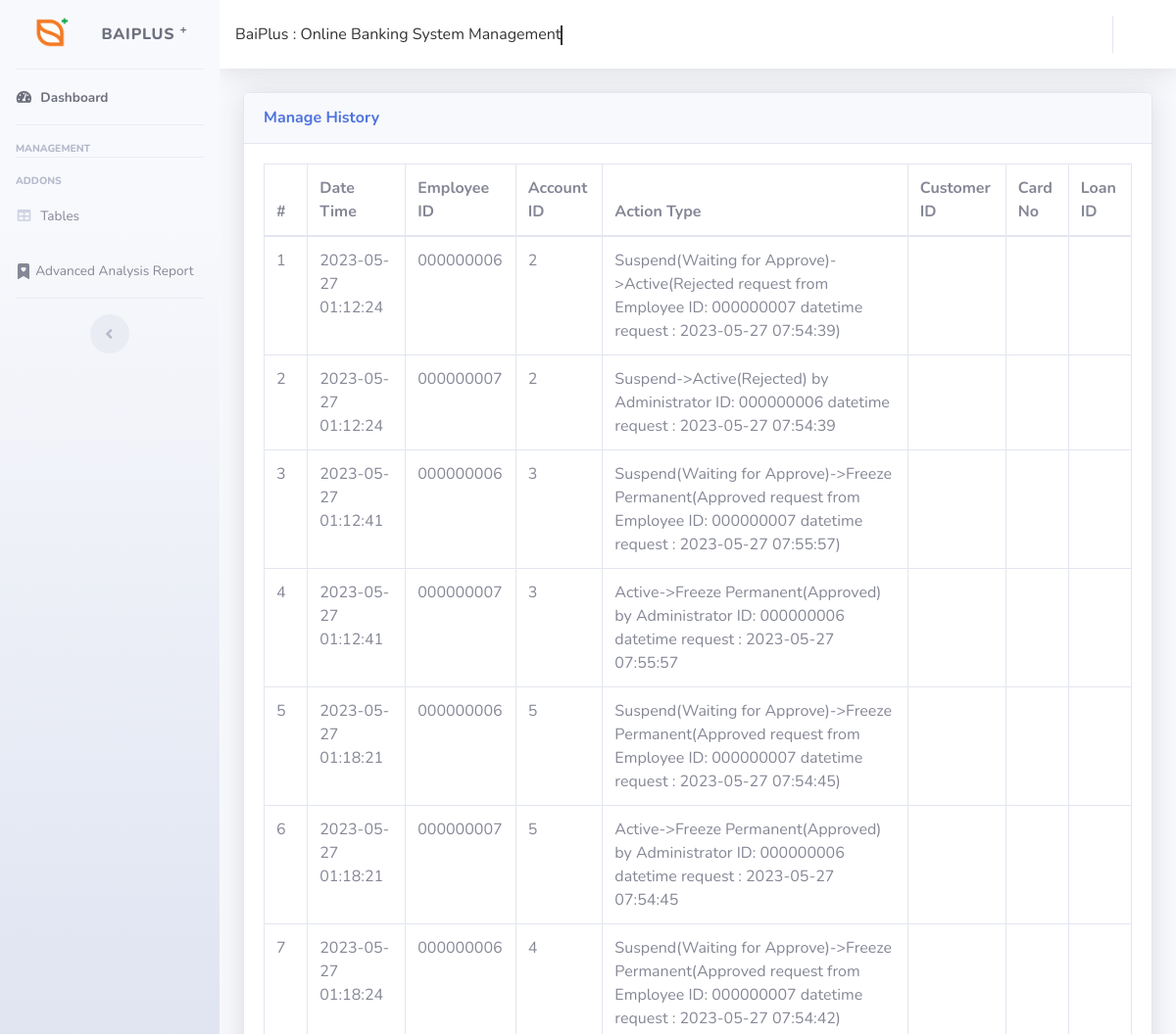
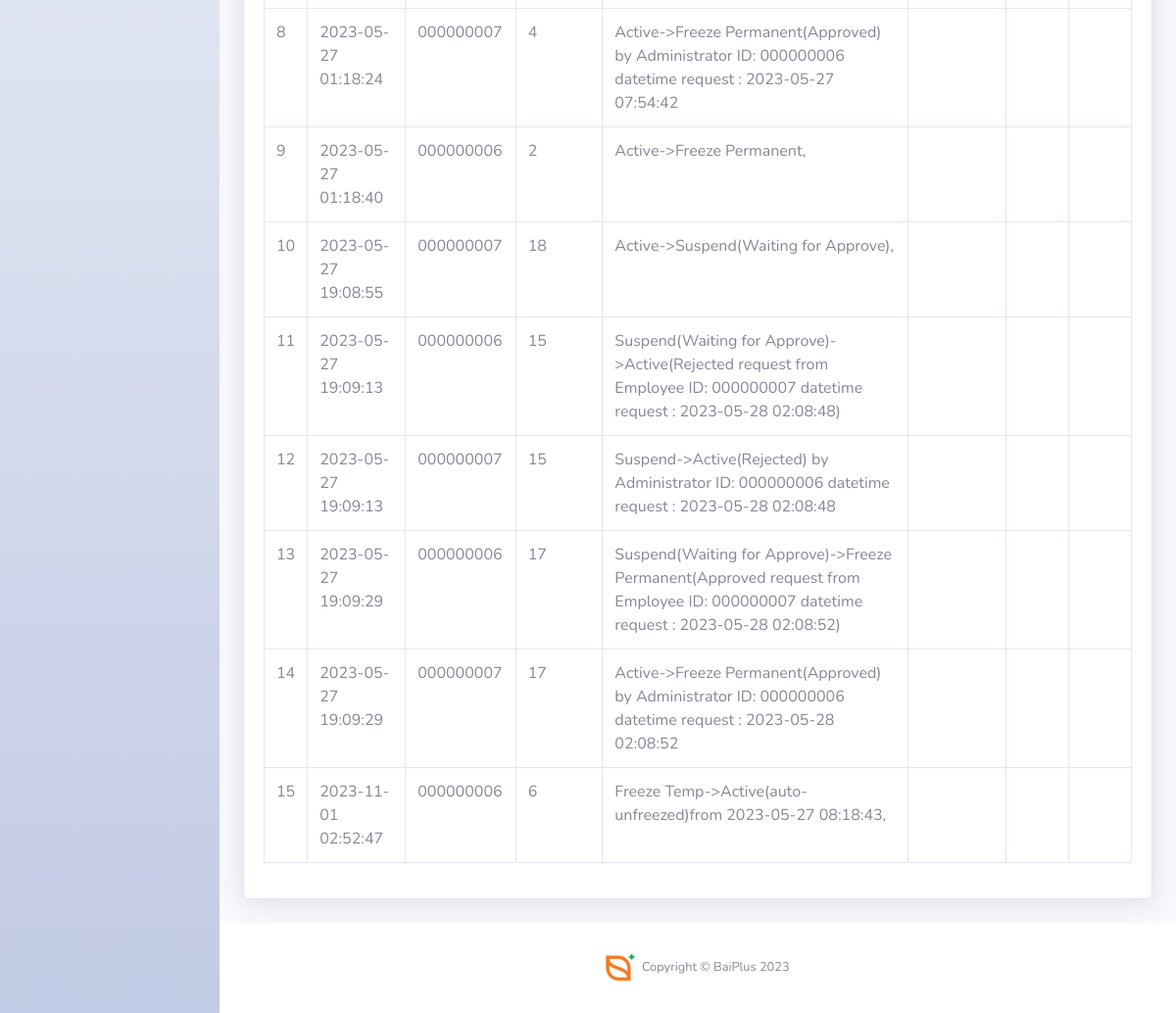
/public_admin/managehistory.php, run on the app's committed database (2 pictures, top to bottom).
### tables this page shows
CREATE TABLE `managehistory` (
  `datetime` timestamp NOT NULL DEFAULT current_timestamp() ON UPDATE current_timestamp(),
  `employee_id` char(9) NOT NULL,
  `account_id` int(10) UNSIGNED ZEROFILL NOT NULL,
  `action_type` varchar(9999) NOT NULL,
  `customer_ID` char(13) DEFAULT NULL,
  `card_no` char(16) DEFAULT NULL,
  `loan_id` char(16) DEFAULT NULL,
  `readed` int(50) NOT NULL
);

### public_admin/managehistory.php (the view, shortened to what this page needs)
<?php
require_once "db.php";
?>
<!DOCTYPE html>
<html lang="en">
<head>
    <link href="vendor/fontawesome-free/css/all.min.css" rel="stylesheet" type="text/css">
    <link href="css/sb-admin-2.min.css" rel="stylesheet">
    <link href="vendor/datatables/dataTables.bootstrap4.min.css" rel="stylesheet">
</head>
<body id="page-top">
    <div id="wrapper">
        <ul class="navbar-nav bg-gradient-light sidebar sidebar-light accordion" id="accordionSidebar">
            <a class="sidebar-brand d-flex align-items-center justify-content-center" href="index.php">
                <div class="sidebar-brand-icon rotate-n-0">
                    <img src="img\baiplus_logo.png.png" alt="baiplus_logo" width="71">
                </div>
                <div class="sidebar-brand-text mx-3">BaiPlus <sup>+</sup></div>
            </a>
            <hr class="sidebar-divider my-0">
            <li class="nav-item active">
                <a class="nav-link" href="index.php">
                    <i class="fas fa-fw fa-tachometer-alt"></i>
                    <span>Dashboard</span></a>
            </li>
            <hr class="sidebar-divider">
            <div class="sidebar-heading">
                Management
            </div>
            <hr class="sidebar-divider">
            <div class="sidebar-heading">
                Addons
            </div>
            <li class="nav-item">
                        <a class="nav-link" href="table.php">
                            <i class="fas fa-fw fa-table"></i>
                            <span>Tables</span></a>
                    </li>
                    <li class="nav-item">
                        <a class="nav-link" href="advance.php">
                            <span>Advanced Analysis Report</span></a>
                    </li>
            <hr class="sidebar-divider d-none d-md-block">
            <div class="text-center d-none d-md-inline">
                <button class="rounded-circle border-0" id="sidebarToggle"></button>
            </div>
        </ul>
        <div id="content-wrapper" class="d-flex flex-column">
            <div id="content">
                <nav class="navbar navbar-expand navbar-light bg-white topbar mb-4 static-top shadow">
                    <div class="top-tools-bar">
                        <h1 class="animated-text" style="margin-top: 10px;">BaiPlus : Online Banking System Management</h1>
                    </div>
                    <ul class="navbar-nav ml-auto">
                        <li class="nav-item dropdown no-arrow">
                            <a class="nav-link dropdown-toggle" href="#" id="userDropdown" role="button" data-toggle="dropdown" aria-haspopup="true" aria-expanded="false">
                            </a>
                        </li>
                    </ul>
                </nav>
                <div class="page-transition-scale-in">
                    <div class="container-fluid">
                        <div class="row">
                            <div class="col-xl-12 col-lg-7">
                                <div class="card shadow mb-4">
                                    <div class="card-header py-3">
                                        <h6 class="m-0 font-weight-bold text-primary">Manage History</h6>
                                    </div>
                                    <div class="card-body">
                                        <form action="edit.php" method="POST" enctype="multipart/form-data">
                                            <div class="table-responsive">
                                                <table class="table table-bordered" id="dataTable" width="100%" cellspacing="0">
                                                    <thead>
                                                        <tr>
                                                            <th scope="col">#</th>
                                                            <th scope="col" width="100px">Date Time</th>
                                                            <th scope="col">Employee ID</th>
                                                            <th scope="col">Account ID</th>
                                                            <th scope="col">Action Type</th>
                                                            <th scope="col">Customer ID</th>
                                                            <th scope="col">Card No</th>
                                                            <th scope="col">Loan ID</th>
                                                        </tr>
                                                    </thead>
                                                    <tbody>
                                                        <?php
                                                        $stmt = $conn->query("SELECT * FROM managehistory");
                                                        $stmt->execute();
                                                        $managehistory = $stmt->fetchAll();
                                                        if (!$managehistory) {
                                                        } else {
                                                            foreach ($managehistory as $managehistory) {
                                                        ?>
                                                                <tr>
                                                                    <td scope="row"><?= $managehistory['datetime']; ?></td>
                                                                    <td><?= $managehistory['employee_id']; ?></td>
                                                                    <td><?= $managehistory['account_id']; ?></td>
                                                                    <td><?= $managehistory['action_type']; ?></td>
                                                                    <td><?= $managehistory['customer_ID']; ?></td>
                                                                    <td><?= $managehistory['card_no']; ?></td>
                                                                    <td><?= $managehistory['loan_id']; ?></td>
                                                                </tr>
                                                        <?php }
                                                        } ?>
                                                    </tbody>
                                                </table>
                                            </div>
                                        </form>
                                    </div>
                                </div>
                            </div>
                        </div>
                    </div>
                </div>
                <footer class="sticky-footer bg-white">
                    <div class="container my-auto">
                        <div class="copyright text-center my-auto">
                            <span>
                                    <img src="img/mybplogo.png" alt="My Logo" width="30" />
                                    &nbsp;Copyright &copy; BaiPlus 2023
                                </span>
                        </div>
                    </div>
                </footer>
            </div>
        </div>
</body>
</html>

### public_admin/managehistory.php (style rules this page uses)
.animated-text { font-size: 1rem; text-align: center; overflow: hidden; white-space: nowrap; color: #333; border-right: 0.15em solid #333; animation: typing 0.5s steps(40, end), blink-caret 1.5s step-end infinite; transition: border-color 0.5s ease-out; }
.page-transition-scale-in { animation: scale-in 0.5s ease-in-out; }

### data on the page
managehistory: datetime "2023-05-27 01:12:24", employee "000000006", account "2", action_type "Suspend(Waiting for Approve)->Active(Rejected request from Employee ID: 000000007 datetime request : 2023-05-27 07:54:39)"
managehistory: datetime "2023-05-27 01:12:24", employee "000000007", account "2", action_type "Suspend->Active(Rejected) by Administrator ID: 000000006 datetime request : 2023-05-27 07:54:39"
managehistory: datetime "2023-05-27 01:12:41", employee "000000006", account "3", action_type "Suspend(Waiting for Approve)->Freeze Permanent(Approved request from Employee ID: 000000007 datetime request : 2023-05-27 07:55:57)"
managehistory: datetime "2023-05-27 01:12:41", employee "000000007", account "3", action_type "Active->Freeze Permanent(Approved) by Administrator ID: 000000006 datetime request : 2023-05-27 07:55:57"
managehistory: datetime "2023-05-27 01:18:21", employee "000000006", account "5", action_type "Suspend(Waiting for Approve)->Freeze Permanent(Approved request from Employee ID: 000000007 datetime request : 2023-05-27 07:54:45)"
managehistory: datetime "2023-05-27 01:18:21", employee "000000007", account "5", action_type "Active->Freeze Permanent(Approved) by Administrator ID: 000000006 datetime request : 2023-05-27 07:54:45"
managehistory: datetime "2023-05-27 01:18:24", employee "000000006", account "4", action_type "Suspend(Waiting for Approve)->Freeze Permanent(Approved request from Employee ID: 000000007 datetime request : 2023-05-27 07:54:42)"
managehistory: datetime "2023-05-27 01:18:24", employee "000000007", account "4", action_type "Active->Freeze Permanent(Approved) by Administrator ID: 000000006 datetime request : 2023-05-27 07:54:42"
managehistory: datetime "2023-05-27 01:18:40", employee "000000006", account "2", action_type "Active->Freeze Permanent,"
managehistory: datetime "2023-05-27 19:08:55", employee "000000007", account "18", action_type "Active->Suspend(Waiting for Approve),"
managehistory: datetime "2023-05-27 19:09:13", employee "000000006", account "15", action_type "Suspend(Waiting for Approve)->Active(Rejected request from Employee ID: 000000007 datetime request : 2023-05-28 02:08:48)"
managehistory: datetime "2023-05-27 19:09:13", employee "000000007", account "15", action_type "Suspend->Active(Rejected) by Administrator ID: 000000006 datetime request : 2023-05-28 02:08:48"
managehistory: datetime "2023-05-27 19:09:29", employee "000000006", account "17", action_type "Suspend(Waiting for Approve)->Freeze Permanent(Approved request from Employee ID: 000000007 datetime request : 2023-05-28 02:08:52)"
managehistory: datetime "2023-05-27 19:09:29", employee "000000007", account "17", action_type "Active->Freeze Permanent(Approved) by Administrator ID: 000000006 datetime request : 2023-05-28 02:08:52"
managehistory: datetime "2023-11-01 02:52:47", employee "000000006", account "6", action_type "Freeze Temp->Active(auto-unfreezed)from 2023-05-27 08:18:43,"
